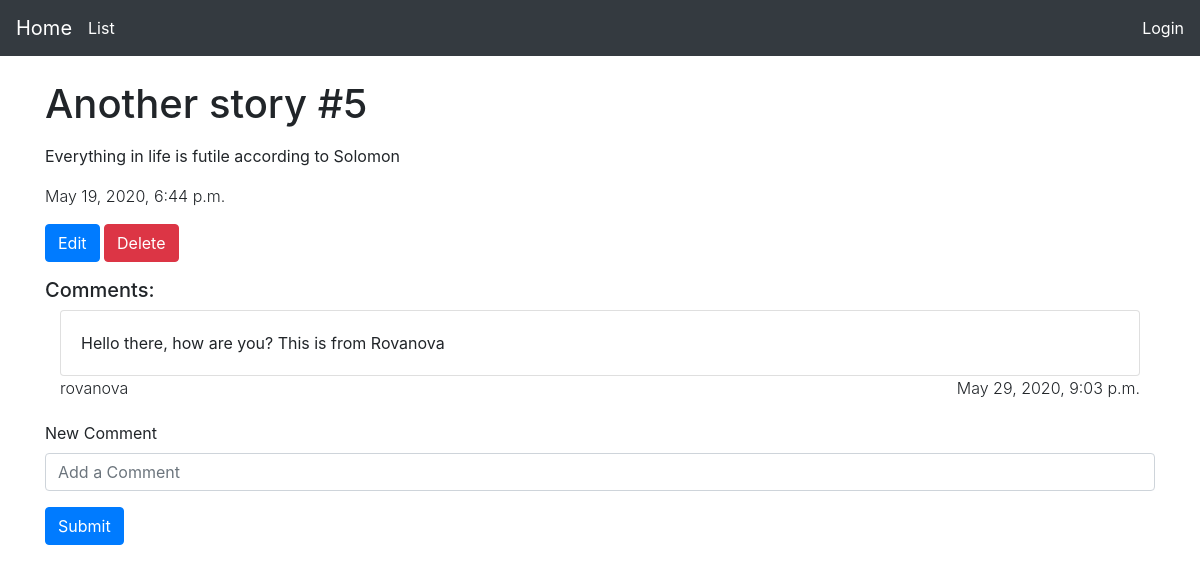
Before: /issues/5/ with the older database file.
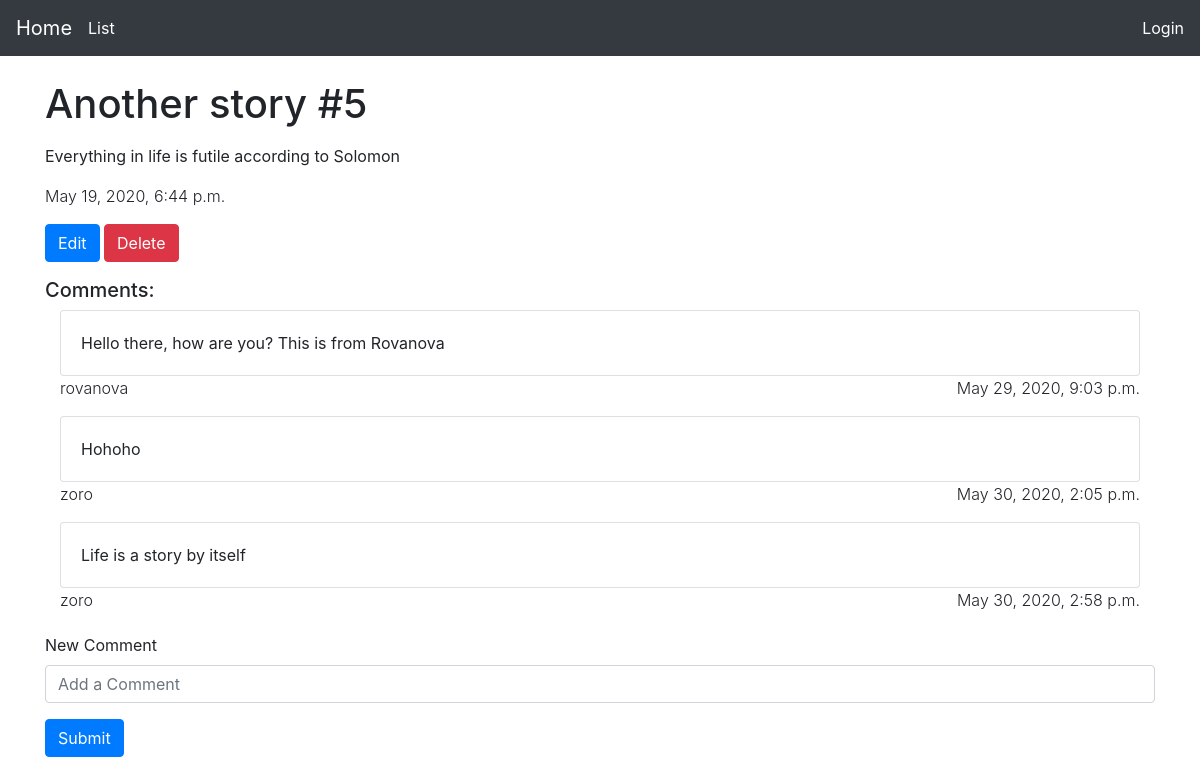
After: the same page with the newer database file.
### comments/models.py (models this page shows, shortened)
class Comment(models.Model):
  content = models.TextField(blank=False)
  issue = models.ForeignKey(Issue, related_name='comments', on_delete=models.CASCADE)
  user = models.ForeignKey(User, related_name='comments',on_delete=models.CASCADE)
  created = models.DateTimeField(editable=False)
  modified = models.DateTimeField()

### issues/views.py (the view)
# urls.py: path('<int:pk>/', views.issue_detail, name='detail'),
def issue_detail(request, pk):
    template_name = 'issues/issue_detail.html'
    issue = models.Issue.objects.get(pk=pk)
    comments = issue.comments.all()
    if request.method == 'POST':
        comment_form = CommentForm(data=request.POST)
        if comment_form.is_valid():
            new_comment = comment_form.save(commit=False)
            new_comment.issue = issue
            new_comment.user = request.user
            new_comment.save()
            return HttpResponseRedirect(request.path_info)
    else:
        comment_form = CommentForm()
    data = {
        'issue': issue,
        'comments': comments,
        'comment_form': comment_form
    }
    return render(request, template_name, data)

### comments/forms.py
class CommentForm(forms.ModelForm):
    class Meta:
        model = Comment
        fields = ('content',)
        widgets = {
            'content': forms.TextInput(attrs={'class': 'form-control','placeholder': "Add a Comment", 'id': 'content'}),
        }

### issues/templates/issues/issue_detail.html (shortened to what this page needs)
{% extends 'base.html' %} {% block content %}
<h1>
  {{issue.title}}
  <span class="{{className}}">
    #{{issue.issue_no}}
  </span>
</h1>
<p class="font-weight-normal">{{issue.details|linebreaks}}</p>
<p class="font-weight-light">{{ issue.created_at }}</p>
<a
  class="btn btn-primary"
  role="button"
  href="{% url 'issues:edit' pk=issue.pk %}"
  >Edit</a
>
<a
  class="btn btn-danger"
  role="button"
  href="{% url 'issues:delete' pk=issue.pk %}"
  >Delete</a
>
<h5 class="mt-3">Comments:</h5>
<div class="container">
  {% for comment in comments %}
  <div class="card">
    <div class="card-body">
      {{ comment.content }}
    </div>
  </div>
  <p class="font-weight-light">
    {{ comment.user}}
    <span class="float-right">
      {{ comment.created }}
    </span>
  </p>
  {% endfor %}
</div>
<form method="post" style="margin-top: 1.3em;">
  <div class="form-group">
    <label for="content">New Comment</label>
    {{ comment_form.content }}
  </div>
  <button type="submit" class="btn btn-primary">Submit</button>
</form>
{% endblock %}

Changed rows visible on the page:
added Comment: content "Hohoho", user "zoro", created "May 30, 2020, 2:05 p.m."
added Comment: content "Life is a story by itself", user "zoro", created "May 30, 2020, 2:58 p.m."
